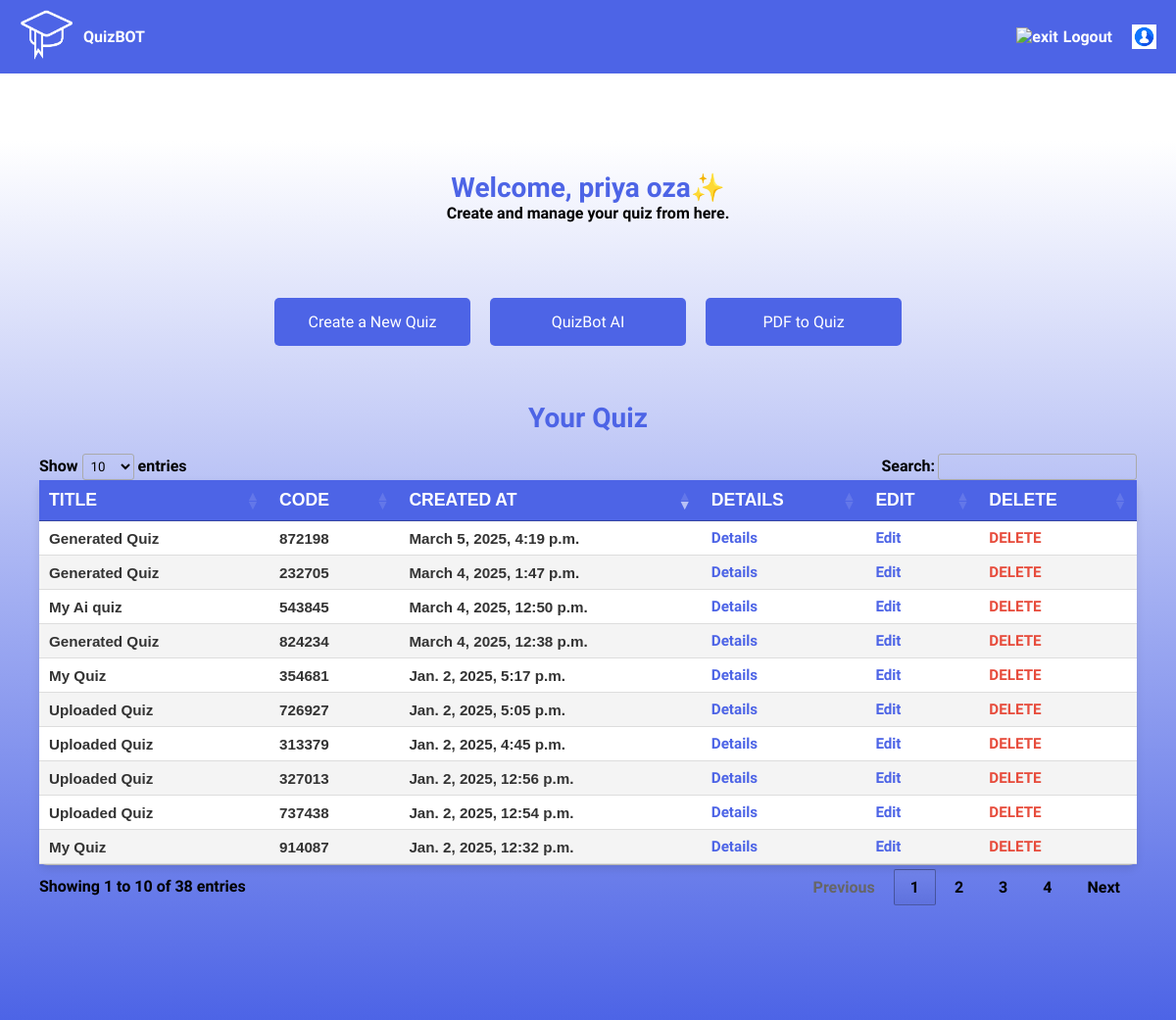
The app's page /teacher/home/ (signed in), older data.
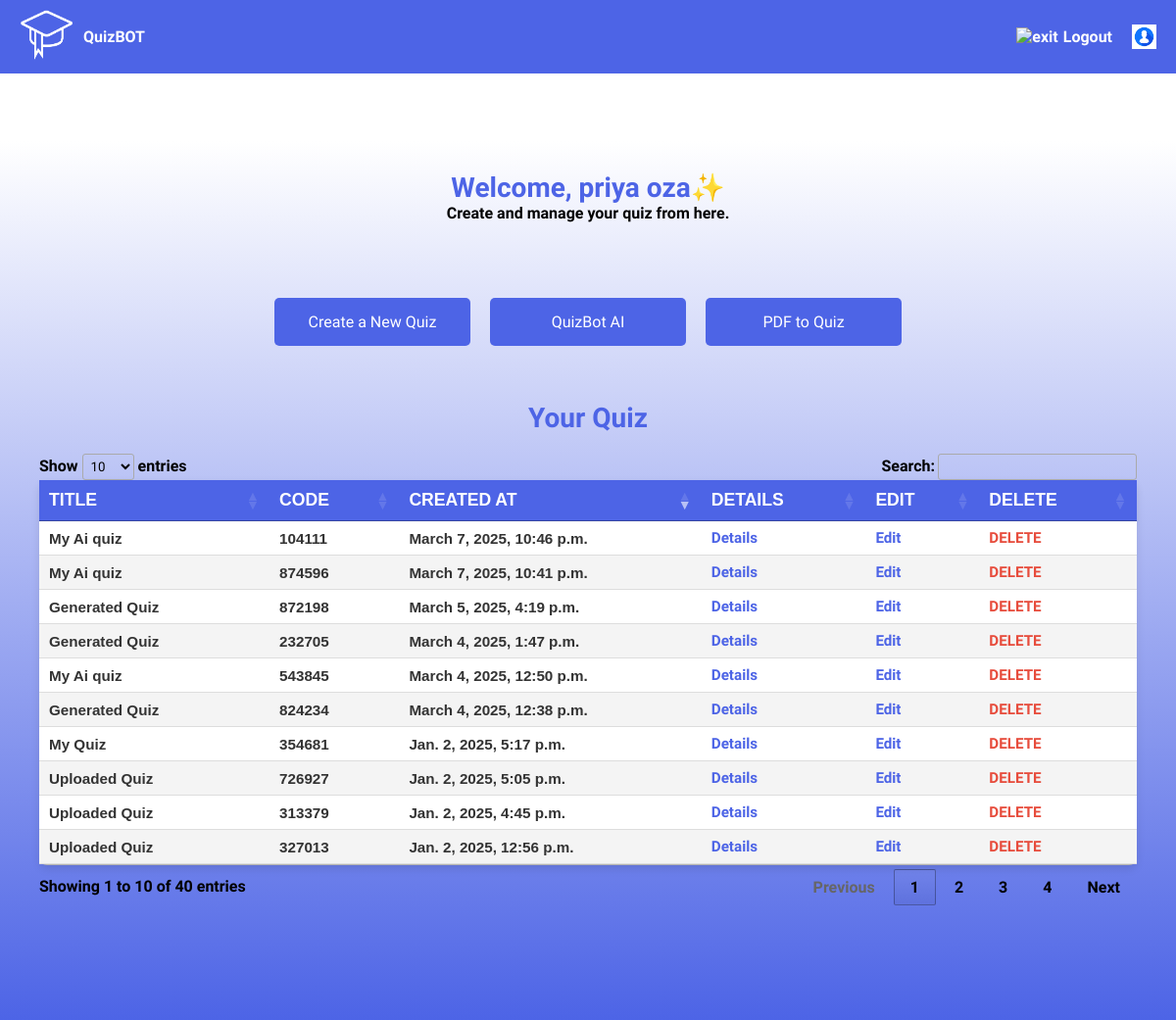
The same page, newer data.
### login/models.py (models this page shows, shortened)
class User(AbstractBaseUser, PermissionsMixin):
    email = models.EmailField(unique=True)
    first_name = models.CharField(max_length=50)
    last_name = models.CharField(max_length=50)
    is_student = models.BooleanField(default=False)
    is_teacher = models.BooleanField(default=False)
    is_verified = models.BooleanField(default=False)
    otp = models.CharField(max_length=6, blank=True, null=True)
    prn = models.CharField(max_length=20, blank=True, null=True)
    is_staff = models.BooleanField(default=False)
    is_active = models.BooleanField(default=True)
    profile_picture = models.ImageField(upload_to='profile_pics/', blank=True, null=True)
    GENDER_CHOICES = [
        ('Male', 'Male'),
        ('Female', 'Female'),
        ('Other', 'Other'),
    ]
    gender = models.CharField(max_length=10, choices=GENDER_CHOICES, default='Male')
    location = models.CharField(max_length=100, blank=True, null=True)
    date_joined = models.DateTimeField(auto_now_add=True)
    USERNAME_FIELD = 'email'
    REQUIRED_FIELDS = ['first_name', 'last_name']
    objects = CustomUserManager()
    groups = models.ManyToManyField(
        'auth.Group',
        related_name='custom_user_set',
        blank=True,
        help_text='The groups this user belongs to. A user will get all permissions granted to each of their groups.',
        verbose_name='groups',
    )
    user_permissions = models.ManyToManyField(
        'auth.Permission',
        related_name='custom_user_set',
        blank=True,
        help_text='Specific permissions for this user.',
        verbose_name='user permissions',
    )

### q/models.py (models this page shows, shortened)
class Quiz(models.Model):
    title = models.CharField(max_length=255)
    pdf = models.FileField(upload_to='pdfs/', null=True, blank=True)
    code = models.IntegerField(unique=True, editable=False, null=True, blank=True)
    host = models.ForeignKey(User, on_delete=models.CASCADE)
    created_at = models.DateTimeField(auto_now_add=True)
    show_results_to_student = models.BooleanField(default=True)  # Show results or not
    duration = models.IntegerField(default=2)  # Duration in minutes
    is_active = models.BooleanField(default=True)  # Whether the quiz is active or not

### login/views.py (the view)
# urls.py: path('teacher/home/', home_tea , name='teacher_home'),
@login_required
def home_tea(request):
    user = request.user
    if request.user.is_authenticated:
        if user.is_student:
            return redirect('student_home')
    quiz = Quiz.objects.filter(host=user)
    return render(request, 'dashboard_tea.html', {'quizzes': quiz})

### login/templates/dashboard_tea.html (shortened to what this page needs)
<!DOCTYPE html>
<html lang="en">
    {% load static %}
<head>
    <link rel="stylesheet" href="{% static 'css/dashboard_tea.css' %}" />
    <link rel="stylesheet" href="https://cdn.datatables.net/1.11.5/css/jquery.dataTables.min.css">
</head>
<body>
    <B>
    <div class="top-navigation">
        <div class="logo">
            <img width="55" height="55" src="{% static 'images/hlgo.png' %}" alt="test-passed"/>
            <span class="title-main">QuizBOT</span>
        </div>
        <div class="nav-links">
            <a href="{% url 'logout' %}">
                <span class="icon">
                    <img width="25" height="25" src="https://img.icons8.com/forma-regular/50/1A1A1A/exit.png" alt="exit"/>
                </span>
                <span class="title">Logout</span>
            </a>
            <a href="{% url 'profile_view' %}">
                {% if user.profile_picture %}
                    <img width="25" height="25" src="{{ user.profile_picture.url }}" alt="Profile Image">
                {% else %}
                    <img width="25" height="25" src="{% static 'images/prfpic.png' %}" alt="Default Profile Image">
                {% endif %}
            </a>
        </div>
    </div>
    <div class="main">
        <section class="content">
            <div class="welcome-message">
                <h1>Welcome, {{ user.first_name }} {{ user.last_name }}&#10024;</h1>
                <p>Create and manage your quiz from here.</p>
            </div>
            <br><br><br>
            <div class="cta-buttons">
                <button onclick="createQuiz()">Create a New Quiz</button>
                <button onclick="aiQuiz()">QuizBot AI</button>
                <button onclick="pdfQuiz()">PDF to Quiz</button>
            </div>
            <br><br><br>
            <div class="welcome-message">
                <h1>Your Quiz</h1>
            </div>
            <div class="quiz-history">
                <table class="user-results" align="center">
                    <thead>
                        <tr>
                            <th>Title</th>
                            <th>Code</th>
                            <th>Created At</th>
                            <th>Details</th>
                            <th>Edit</th>
                            <th>Delete</th>
                        </tr>
                    </thead>
                    <tbody>
                        {% for quiz in quizzes %}
                            <tr>
                                <td>{{ quiz.title }}</td>
                                <td>{{ quiz.code }}</td>
                                <td>{{ quiz.created_at }}</td>
				    <td><a href="/q/view/{{ quiz.id }}">Details</a></td>
                                <td><a href="{% url 'view_questions' quiz.id %}">Edit</a></td>
                                <td><a href="/q/quiz/delete/{{ quiz.id }}" class="delete-link">Delete</a></td>
                            </tr>
                        {% empty %}
                            <tr>
                                <td colspan="6">You haven't created any quizzes yet.</td>
                            </tr>
                        {% endfor %}
                    </tbody>
                </table>
            </div>
            <br><br><br>
        </section>
    </div>
</body>
</html>

### login/static/css/dashboard_tea.css (style rules this page uses)
* { font-family: "Ubuntu", sans-serif; margin: 0; padding: 0; box-sizing: border-box; }
:root { --blue: #4d64e6; --white: #fff; --gray: #f5f5f5; --black1: #222; --black2: #999; }
body { min-height: 100vh; overflow-x: hidden; }
.main { position: absolute; width: 100%; min-height: 100vh; background: linear-gradient(0deg, #4d64e6 0%, #ffffff 99%); transition: 0.5s; margin-top: 60px; padding: 20px; }
.top-navigation { display: flex; justify-content: space-between; align-items: center; background-color: var(--blue); padding: 10px 20px; color: var(--white); }
.top-navigation .logo { display: flex; align-items: center; }
.top-navigation .logo img { margin-right: 10px; }
.top-navigation .nav-links { display: flex; align-items: center; }
.top-navigation .nav-links a { display: flex; align-items: center; text-decoration: none; color: var(--white); margin-left: 20px; }
.top-navigation .nav-links a .icon { margin-right: 5px; }
.content { padding: 20px; flex-grow: 1; }
.welcome-message { text-align: center; margin-bottom: 20px; }
.welcome-message h1 { font-size: 28px; color: var(--blue); }
.welcome-message p { font-size: 16px; color: #000000; }
.quiz-history { margin-bottom: 20px; }
.cta-buttons { display: flex; justify-content: center; gap: 20px; flex-wrap: wrap; }
.cta-buttons button { padding: 15px 30px; background-color: #4d64e6; color: white; border: none; border-radius: 5px; cursor: pointer; font-size: 16px; transition: background-color 0.3s ease; width: 100%; max-width: 200px; }
.user-results { max-width: 100%; width: 100%; border-collapse: collapse; background-color: #ffffff; box-shadow: 0 4px 8px rgba(0, 0, 0, 0.1); border-radius: 8px; overflow: hidden; margin: 20px 0; transition: all 0.3s ease; overflow-x: auto; }
.user-results thead { background-color: var(--blue); color: white; text-transform: uppercase; }
.user-results th, .user-results td { padding: 14px 24px; text-align: left; border-bottom: 1px solid #dddddd; font-family: 'Arial', sans-serif; transition: background-color 0.3s ease, color 0.3s ease; }
.user-results th { font-size: 1.1rem; font-weight: bold; }
.user-results td { font-size: 0.95rem; color: #333; }
.user-results tbody tr:nth-child(even) { background-color: #f4f4f4; }
.user-results a { color: var(--blue); text-decoration: none; font-weight: bold; transition: color 0.3s ease; }
.user-results .delete-link { color: #e74c3c; font-weight: bold; text-transform: uppercase; }

Row changes from the older to the newer data that the page shows:
no longer on this page (row unchanged): Quiz: title "My Quiz", code "914087", created_at "Jan. 2, 2025, 12:32 p.m."
no longer on this page (row unchanged): Quiz: title "Uploaded Quiz", code "737438", created_at "Jan. 2, 2025, 12:54 p.m."
added Quiz: title "My Ai quiz", code "874596", created_at "March 7, 2025, 10:41 p.m."
added Quiz: title "My Ai quiz", code "104111", created_at "March 7, 2025, 10:46 p.m."
Text that changed along with them:
text written by a page script: "Show entries Search: Showing 1 to 10 of 38 entries Previous 1 2 3 4 Next" → "Show entries Search: Showing 1 to 10 of 40 entries Previous 1 2 3 4 Next"
